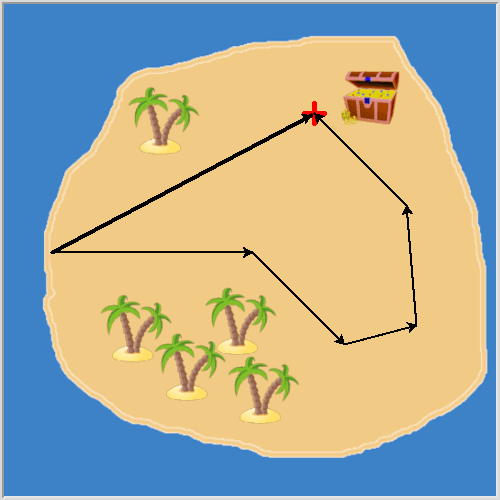

This figure's Python source:
#
#  file: treasure.py
#
#  Vectors as geometric objects and in R^2
#
#  RTK, 13-Oct-2023
#  Last update:  15-Oct-2023
#
################################################################

import turtle
import numpy as np
from PIL import ImageGrab
from math import atan

# screen
screen = turtle.Screen()
screen.setup(width=500, height=500)
screen.title("Treasure Island")
screen.bgpic('island.gif')

# turtle
t = turtle.Turtle()
t.speed(1)

# X marks the spot
t.ht()
t.penup()
x,y,w = 62,139,10
t.width(5)
t.pencolor('red')
t.goto(x-w,y); t.pendown()
t.goto(x+w,y); t.penup()
t.goto(x,y+w); t.pendown()
t.goto(x,y-w); t.penup()
t.pencolor('black')
t.width(2)

# move to the start position
t.goto(-200,0)
t.pendown()
t.st()

# follow the map
t.fd(200)
t.stamp()
t.rt(45)
t.fd(130)
t.stamp()
t.lt(60)
t.fd(75)
t.stamp()
t.lt(80)
t.fd(120)
t.stamp()
t.lt(40)
t.fd(130)
t.stamp()
x,y = t.pos()
v = np.array([200+x,y])

# net sum vector
t.penup()
t.ht()
t.goto(-200,0)
angle = atan((139-0)/(62--200))*(180/3.14159265)
t.setheading(angle)
t.st()
t.pendown()
t.width(4)
t.goto(62,139)
t.stamp()

# save the drawing
canvas = screen.getcanvas()
tk_window = canvas.winfo_toplevel()
x1 = tk_window.winfo_rootx()
y1 = tk_window.winfo_rooty()
x2 = x1 + tk_window.winfo_width()
y2 = y1 + tk_window.winfo_height()
ImageGrab.grab(bbox=(x1,y1,x2,y2)).save("treasure.png")

# treasure map vectors in R^2
def pp(v):
    return "(%8.4f, %8.4f)" % (v[0],v[1])

def polar2rect(r, angle):
    """Convert polar vector to Cartesian"""
    theta = (np.pi/180)*angle
    return np.array([r*np.cos(theta), r*np.sin(theta)])

#  treasure map vectors (mag, angle --> x,y):
x0 = polar2rect(200,  0)
x1 = polar2rect(130,-45)
x2 = polar2rect( 75, 15)
x3 = polar2rect(120, 95)
x4 = polar2rect(130,135)

print("Treasure map vectors and sum:")
print("  ", pp(x0))
print("  ", pp(x1))
print("  ", pp(x2))
print("  ", pp(x3))
print("+ ", pp(x4))
print("-----------------------")
print("  ", pp(x0+x1+x2+x3+x4), "<< vector sum")
print("  ", pp(v), "<< turtle position")
print()

# event loop
screen.mainloop()

